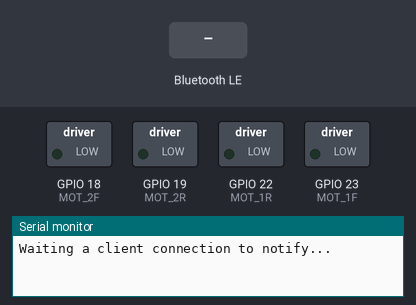
The sketch below on a simulated ESP32. On the bench: switched loads named in the sketch (green lamp = pin HIGH), the last lines printed to the serial monitor. Inputs (shaded band) come from the test bench. Nothing arrives over Bluetooth unless stated; a phone connects over Bluetooth LE 3 s after start.

Above: at 1.2 s.
1.3 s: Bluetooth LE write "up" received
At 2.3 s:
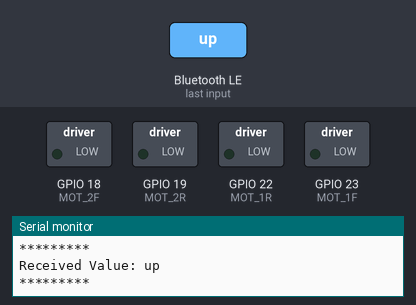
2.8 s: Bluetooth LE write "down" received
At 3.3 s:
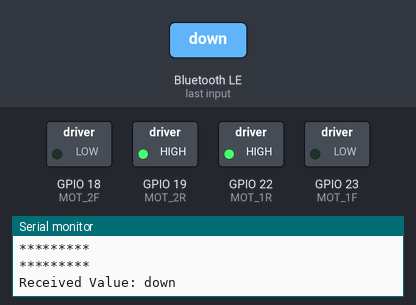
4.3 s: Bluetooth LE write "right" received
At 4.8 s:
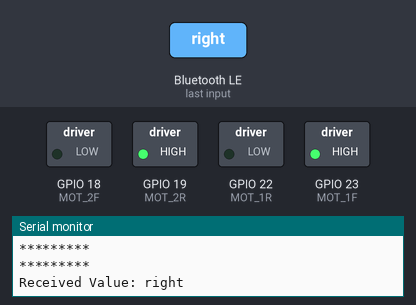
Timing chart, 0 to 7.3 s (numbered marks = the images above; inputs shaded):
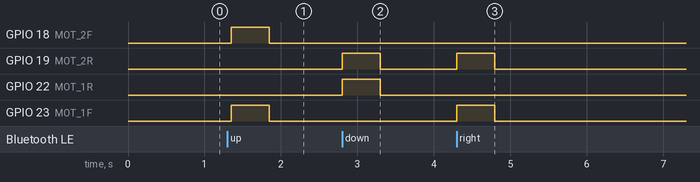

Measured:
- after the input at 1.3 s, GPIO 18 (MOT_2F), GPIO 23 (MOT_1F): LOW → HIGH after 0.05 s, → LOW 0.50 s later
- after the input at 2.8 s, GPIO 19 (MOT_2R), GPIO 22 (MOT_1R): LOW → HIGH at once, → LOW 0.50 s later
- after the input at 4.3 s, GPIO 19 (MOT_2R), GPIO 23 (MOT_1F): LOW → HIGH at once, → LOW 0.50 s later

The sketch:

motors_for_phone.ino
```cpp
//nRF Toolbox by Nordic Semiconductor
//https://www.youtube.com/watch?v=lUi2jhFIz80


#include <BLEDevice.h>
#include <BLEServer.h>
#include <BLEUtils.h>
#include <BLE2902.h>

#define MOT_1F 23
#define MOT_1R 22
#define MOT_2F 18
#define MOT_2R 19


BLECharacteristic *pCharacteristic;
BLEDescriptor *pDescriptor;
bool deviceConnected = false;
bool deviceNotifying = false;
uint8_t txValue = 0;


#define SERVICE_UUID           "6E400001-B5A3-F393-E0A9-E50E24DCCA9E" // UART service UUID
#define CHARACTERISTIC_UUID_RX "6E400002-B5A3-F393-E0A9-E50E24DCCA9E"
#define CHARACTERISTIC_UUID_TX "6E400003-B5A3-F393-E0A9-E50E24DCCA9E"

void mot_up() {
   digitalWrite(MOT_1F, 1); // turn on
   digitalWrite(MOT_2F, 1); // turn on
   delay(500);              // wait
   digitalWrite(MOT_1F, 0); // turn off
   digitalWrite(MOT_2F, 0); // turn off

}

void mot_down() {
   digitalWrite(MOT_1R, 1); // turn on
   digitalWrite(MOT_2R, 1); // turn on
   delay(500);              // wait
   digitalWrite(MOT_1R, 0); // turn off
   digitalWrite(MOT_2R, 0); // turn off

}
void mot_left() {
   digitalWrite(MOT_1R, 1); // turn on
   digitalWrite(MOT_2F, 1); // turn on
   delay(500);              // wait
   digitalWrite(MOT_1R, 0); // turn off
   digitalWrite(MOT_2F, 0); // turn off

}
void mot_right() {
   digitalWrite(MOT_1F, 1); // turn on
   digitalWrite(MOT_2R, 1); // turn on
   delay(500);              // wait
   digitalWrite(MOT_1F, 0); // turn off
   digitalWrite(MOT_2R, 0); // turn off

}

class MyServerCallbacks: public BLEServerCallbacks {
    void onConnect(BLEServer* pServer) {
      deviceConnected = true;
    };

    void onDisconnect(BLEServer* pServer) {
      deviceConnected = false;
    }
};

class MyCallbacks: public BLECharacteristicCallbacks {
    void onWrite(BLECharacteristic *pCharacteristic) {
      std::string rxValue = pCharacteristic->getValue();

      if (rxValue.length() > 0) {
        Serial.println("*********");
        Serial.print("Received Value: ");
        for (int i = 0; i < rxValue.length(); i++)
          Serial.print(rxValue[i]);

        if (rxValue=="up") {
          mot_up();
        }
        if (rxValue=="down") {
          mot_down();
        }
        if (rxValue=="right") {
          mot_right();
        }
        if (rxValue=="left") {
          mot_left();
        }

        Serial.println();
        Serial.println("*********");
      }
    }
};


class MyDisCallbacks: public BLEDescriptorCallbacks {
    void onWrite(BLEDescriptor *pDescriptor) {
      uint8_t* rxValue = pDescriptor->getValue();

      if (pDescriptor->getLength() > 0) {
        if (rxValue[0]==1) {
          //deviceNotifying=true;
        } else {
          deviceNotifying=false;
        }
        Serial.println("*********");
        Serial.print("Received Descriptor Value: ");
        for (int i = 0; i < pDescriptor->getLength(); i++)
          Serial.print(rxValue[i]);

        Serial.println();
        Serial.println("*********");
      }
    }
};


void setup() {
  Serial.begin(115200);
    pinMode(MOT_1F, OUTPUT);
    pinMode(MOT_1R, OUTPUT);
    pinMode(MOT_2F, OUTPUT);
    pinMode(MOT_2R, OUTPUT);

  // Create the BLE Device
  BLEDevice::init("UART Service");

  // Create the BLE Server
  BLEServer *pServer = BLEDevice::createServer();
  pServer->setCallbacks(new MyServerCallbacks());

  // Create the BLE Service
  BLEService *pService = pServer->createService(SERVICE_UUID);

  // Create a BLE Characteristic
  pCharacteristic = pService->createCharacteristic(
                      CHARACTERISTIC_UUID_TX,
                      BLECharacteristic::PROPERTY_NOTIFY
                    );

  pDescriptor = new BLE2902();
  pCharacteristic->addDescriptor(pDescriptor);

  BLECharacteristic *pCharacteristic = pService->createCharacteristic(
                                         CHARACTERISTIC_UUID_RX,
                                         BLECharacteristic::PROPERTY_WRITE
                                       );

  pCharacteristic->setCallbacks(new MyCallbacks());
  pDescriptor->setCallbacks(new MyDisCallbacks());

  // Start the service
  pService->start();

  // Start advertising
  pServer->getAdvertising()->start();
  Serial.println("Waiting a client connection to notify...");
}

void loop() {

  if (deviceConnected && deviceNotifying) {
    Serial.printf("*** Sent Value: %d ***\n", txValue);
    pCharacteristic->setValue(&txValue, 1);
    pCharacteristic->notify();
    txValue++;
  }
  delay(1000);
}
```
